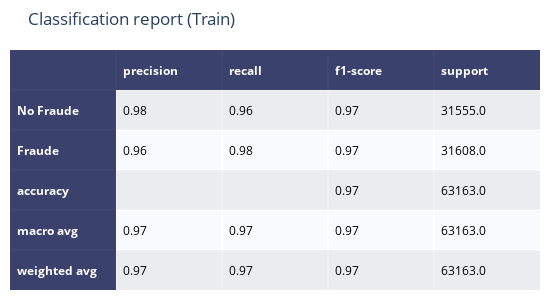

Write notebook code for a chart like this one.
### Markdown cell above
## Train (Original Data)

### Code cell
# Train
train_pipeline.fit(X_train,y_train)

# Predict
target_names = ['No Fraude', 'Fraude']
y_pred=train_pipeline.predict(X_train)

# Clasification report
report=classification_report(y_train, y_pred, target_names=target_names,digits=2,output_dict=True)

# Plot
report.update({"accuracy": {"precision": None, "recall": None, "f1-score": report["accuracy"], "support": report['macro avg']['support']}})
report=pd.DataFrame.from_dict(report).round(2)
report=report.fillna('')

report.to_csv(r"..\reports\dataframe_results\random_forest\cr_train.csv")

fig = ff.create_table(report.T, index=True)
fig.update_layout(
    title_text="Classification report (Train)",
    margin = {'t':50, 'b':10,'l':10,'r':10},
    height=300,
    width=550,
)
fig.show()

### Figure 1 — Plotly figure (JSON) as saved in the notebook; plotly's stock layout.template omitted (floating-point values rounded to 4 significant figures)
{"data": [{"colorscale": [[0, "#00083e"], [0.5, "#ededee"], [1, "#ffffff"]], "hoverinfo": "none", "opacity": 0.75, "showscale": false, "type": "heatmap", "z": [[0, 0, 0, 0, 0], [0, 0.5, 0.5, 0.5, 0.5], [0, 1, 1, 1, 1], [0, 0.5, 0.5, 0.5, 0.5], [0, 1, 1, 1, 1], [0, 0.5, 0.5, 0.5, 0.5]]}], "layout": {"annotations": [{"align": "left", "font": {"color": "#ffffff"}, "showarrow": false, "text": "<b></b>", "x": -0.45, "xanchor": "left", "xref": "x", "y": 0, "yref": "y"}, {"align": "left", "font": {"color": "#ffffff"}, "showarrow": false, "text": "<b>precision</b>", "x": 0.55, "xanchor": "left", "xref": "x", "y": 0, "yref": "y"}, {"align": "left", "font": {"color": "#ffffff"}, "showarrow": false, "text": "<b>recall</b>", "x": 1.55, "xanchor": "left", "xref": "x", "y": 0, "yref": "y"}, {"align": "left", "font": {"color": "#ffffff"}, "showarrow": false, "text": "<b>f1-score</b>", "x": 2.55, "xanchor": "left", "xref": "x", "y": 0, "yref": "y"}, {"align": "left", "font": {"color": "#ffffff"}, "showarrow": false, "text": "<b>support</b>", "x": 3.55, "xanchor": "left", "xref": "x", "y": 0, "yref": "y"}, {"align": "left", "font": {"color": "#ffffff"}, "showarrow": false, "text": "<b>No Fraude</b>", "x": -0.45, "xanchor": "left", "xref": "x", "y": 1, "yref": "y"}, {"align": "left", "font": {"color": "#000000"}, "showarrow": false, "text": "0.98", "x": 0.55, "xanchor": "left", "xref": "x", "y": 1, "yref": "y"}, {"align": "left", "font": {"color": "#000000"}, "showarrow": false, "text": "0.96", "x": 1.55, "xanchor": "left", "xref": "x", "y": 1, "yref": "y"}, {"align": "left", "font": {"color": "#000000"}, "showarrow": false, "text": "0.97", "x": 2.55, "xanchor": "left", "xref": "x", "y": 1, "yref": "y"}, {"align": "left", "font": {"color": "#000000"}, "showarrow": false, "text": "31555.0", "x": 3.55, "xanchor": "left", "xref": "x", "y": 1, "yref": "y"}, {"align": "left", "font": {"color": "#ffffff"}, "showarrow": false, "text": "<b>Fraude</b>", "x": -0.45, "xanchor": "left", "xref": "x", "y": 2, "yref": "y"}, {"align": "left", "font": {"color": "#000000"}, "showarrow": false, "text": "0.96", "x": 0.55, "xanchor": "left", "xref": "x", "y": 2, "yref": "y"}, {"align": "left", "font": {"color": "#000000"}, "showarrow": false, "text": "0.98", "x": 1.55, "xanchor": "left", "xref": "x", "y": 2, "yref": "y"}, {"align": "left", "font": {"color": "#000000"}, "showarrow": false, "text": "0.97", "x": 2.55, "xanchor": "left", "xref": "x", "y": 2, "yref": "y"}, {"align": "left", "font": {"color": "#000000"}, "showarrow": false, "text": "31608.0", "x": 3.55, "xanchor": "left", "xref": "x", "y": 2, "yref": "y"}, {"align": "left", "font": {"color": "#ffffff"}, "showarrow": false, "text": "<b>accuracy</b>", "x": -0.45, "xanchor": "left", "xref": "x", "y": 3, "yref": "y"}, {"align": "left", "font": {"color": "#000000"}, "showarrow": false, "text": "", "x": 0.55, "xanchor": "left", "xref": "x", "y": 3, "yref": "y"}, {"align": "left", "font": {"color": "#000000"}, "showarrow": false, "text": "", "x": 1.55, "xanchor": "left", "xref": "x", "y": 3, "yref": "y"}, {"align": "left", "font": {"color": "#000000"}, "showarrow": false, "text": "0.97", "x": 2.55, "xanchor": "left", "xref": "x", "y": 3, "yref": "y"}, {"align": "left", "font": {"color": "#000000"}, "showarrow": false, "text": "63163.0", "x": 3.55, "xanchor": "left", "xref": "x", "y": 3, "yref": "y"}, {"align": "left", "font": {"color": "#ffffff"}, "showarrow": false, "text": "<b>macro avg</b>", "x": -0.45, "xanchor": "left", "xref": "x", "y": 4, "yref": "y"}, {"align": "left", "font": {"color": "#000000"}, "showarrow": false, "text": "0.97", "x": 0.55, "xanchor": "left", "xref": "x", "y": 4, "yref": "y"}, {"align": "left", "font": {"color": "#000000"}, "showarrow": false, "text": "0.97", "x": 1.55, "xanchor": "left", "xref": "x", "y": 4, "yref": "y"}, {"align": "left", "font": {"color": "#000000"}, "showarrow": false, "text": "0.97", "x": 2.55, "xanchor": "left", "xref": "x", "y": 4, "yref": "y"}, {"align": "left", "font": {"color": "#000000"}, "showarrow": false, "text": "63163.0", "x": 3.55, "xanchor": "left", "xref": "x", "y": 4, "yref": "y"}, {"align": "left", "font": {"color": "#ffffff"}, "showarrow": false, "text": "<b>weighted avg</b>", "x": -0.45, "xanchor": "left", "xref": "x", "y": 5, "yref": "y"}, {"align": "left", "font": {"color": "#000000"}, "showarrow": false, "text": "0.97", "x": 0.55, "xanchor": "left", "xref": "x", "y": 5, "yref": "y"}, {"align": "left", "font": {"color": "#000000"}, "showarrow": false, "text": "0.97", "x": 1.55, "xanchor": "left", "xref": "x", "y": 5, "yref": "y"}, {"align": "left", "font": {"color": "#000000"}, "showarrow": false, "text": "0.97", "x": 2.55, "xanchor": "left", "xref": "x", "y": 5, "yref": "y"}, {"align": "left", "font": {"color": "#000000"}, "showarrow": false, "text": "63163.0", "x": 3.55, "xanchor": "left", "xref": "x", "y": 5, "yref": "y"}], "height": 300, "margin": {"b": 10, "l": 10, "r": 10, "t": 50}, "title": {"text": "Classification report (Train)"}, "width": 550, "xaxis": {"dtick": 1, "gridwidth": 2, "showticklabels": false, "tick0": -0.5, "ticks": "", "zeroline": false}, "yaxis": {"autorange": "reversed", "dtick": 1, "gridwidth": 2, "showticklabels": false, "tick0": 0.5, "ticks": "", "zeroline": false}}}
